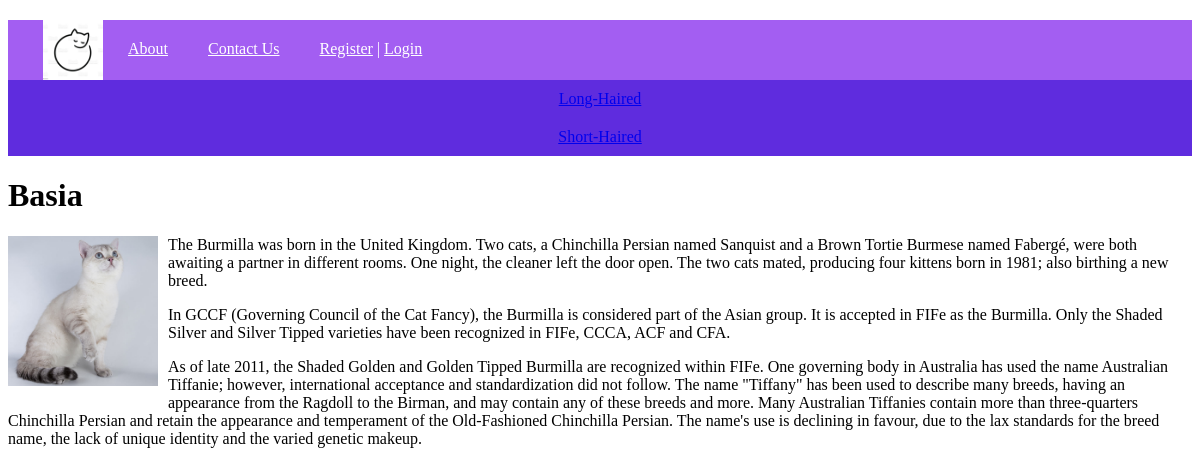
/post/basia/, run on the app's committed database.
### cats/models.py (models this page shows, shortened)
class Menu(models.Model):
    title = models.CharField(max_length=100, db_index=True, verbose_name='Menu')
    url_name = models.CharField(max_length=100, db_index=True, verbose_name='url_name')
    class Meta:
        verbose_name = 'Menu'
        verbose_name_plural = 'Menu'
        ordering = ['id']

class Category(models.Model):
    name = models.CharField(max_length=100, db_index=True, verbose_name='Category')
    slug = models.SlugField(max_length=255, unique=True, db_index=True, verbose_name='URL')
    def get_absolute_url(self):
        return reverse('category', kwargs={'cat_slug': self.slug})
    class Meta:
        verbose_name = 'Category'
        verbose_name_plural = 'Categories'
        ordering = ['id']

class Cats(models.Model):
    title = models.CharField(max_length=225, verbose_name='Name')
    slug = models.SlugField(max_length=255, unique=True, db_index=True, verbose_name='URL')
    content = models.TextField(blank=True)
    photo = models.ImageField(upload_to="photos")
    time_create = models.DateTimeField(auto_now_add=True)
    time_update = models.DateTimeField(auto_now=True)
    is_published = models.BooleanField(default=True)
    cat = models.ForeignKey('Category', on_delete=models.PROTECT)
    def __str__(self):
        return self.title
    class Meta:
        verbose_name = 'Cats'
        verbose_name_plural = 'Our cats'
        ordering = ['-time_create', 'title']

### cats/views.py (the view)
# urls.py: path('post/<slug:post_slug>/',  cache_page(60 * 2)(ShowPost.as_view()), name='post'),
class ShowPost(DataMixin, DetailView):
    model = Cats
    template_name = 'cats/post_complete.html'
    context_object_name = 'post'
    slug_url_kwarg = 'post_slug'
    def get_queryset(self):
        return Cats.objects.filter(slug=self.kwargs['post_slug'])
    def get_context_data(self, **kwargs):
        context = super().get_context_data(**kwargs)
        c_def = self.get_user_context(title=context['post'])
        return dict(list(context.items()) + list(c_def.items()))

### cats/utils.py (called while the page is built)
    def get_user_context(self, **kwargs):
        context = kwargs
        cats = cache.get('cats')
        if not cats:
            cats = Category.objects.all()
            cache.set('cats', cats, 60)
        menu = list(Menu.objects.all())
        user_menu = menu.copy()
        if not self.request.user.is_authenticated:
            user_menu.pop(1)
        context['menu'] = user_menu
        context['cats'] = cats
        if 'cat_selected' not in context:
            context['cat_selected'] = 0
        return context

### cats/templates/cats/post_complete.html
{% extends 'cats/base.html' %}
{% block content %}
<h1>{{post.title}}</h1>
{% if post.photo %}
<p><img class="img-article-left thumb " src="{{post.photo.url}}" ></p>
{% endif %}
{{post.content|linebreaks}}
{% endblock %}

### cats/templates/cats/base.html (shortened to what this page needs)
{% load static %}
<!DOCTYPE html>
<html lang="en">
<head>
    <link type="text/css" href="{% static 'cats/css/styles.css' %}" rel="stylesheet" />
</head>
<body>
{% block mainmenu %}
<div class="header">
    <div id="mainmenu" class="mainmenu">
                <a href="{% url 'home' %}"><div class="logo"></div></a>
{% for m in menu %}
       <div class="menu-items">
            <a href="{% url m.url_name %}">{{m.title}}</a>
       </div>
{% endfor %}
        {% if request.user.is_authenticated %}
        <div class="menu-items">
            <a href="#"> {{ user.username }} </a> | <a href="{% url 'logout' %}">Logout</a>
        </div>
        {% else %}
        <div class="menu-items">
          <a href="{% url 'register' %}">Register</a> | <a href="{% url 'login' %}">Login</a>
        </div>
        {% endif %}
    </div>
</div>
    {% endblock mainmenu %}
<div>
    {% for c in cats %}
        {% if c.pk == cat_selected %}
            <div class="box selected">{{c.name}}</div>
        {% else %}
    <div class="box">
            <a href="{{c.get_absolute_url }}">{{c.name}}</a>
        </div>
        {% endif %}
    {% endfor %}
</div>
    {% block content %}
    {% endblock %}
</body>
</html>

### cats/static/cats/css/styles.css (style rules this page uses)
html, body { font-family: 'Georgia'; height: 100%; }
.header { background: #a35ef2; height: 60px; }
.logo { background: url('../images/logocat.jpg') no-repeat 15px; background-size: contain; width: 70px; height: 60px; padding-right: 10px; }
.mainmenu { display: flex; color: white; margin: 20px; }
.menu-items { margin: 20px; }
.menu-items a { color: white; }
.box { background: #5f2cde; display: grid; padding: 10px; justify-content: center; color: pink; }
img { max-width: 600px; height: auto; }
img.img-article-left { max-width: 300px; height: auto; float: left; padding: 0 10px 10px 0; }
img.img-article-left.thumb { max-width: 150px; height: auto; }

### data on the page
Menu: title "About"
Menu: title "Contact Us"
Category: name "Long-Haired"
Category: name "Short-Haired"
Cats: title "Basia", photo (picture), content "The Burmilla was born in the United Kingdom. Two cats, a Chinchilla Persian named Sanquist and a Brown Tortie Burmese named Fabergé, were both awaiting a partner in different rooms. One night, the cleaner left the door open. The two cats mated, producing four kittens born in 1981; also birthing a new breed. In GCCF (Governing Council of the Cat Fancy), the Burmilla is considered part of the Asian group. It is accepted in FIFe as the Burmilla. Only the Shaded Silver and Silver Tipped varieties have been recognized in FIFe, CCCA, ACF and CFA. As of late 2011, the Shaded Golden and Golden Tipped Burmilla are recognized within FIFe. One governing body in Australia has used the name Australian…"
